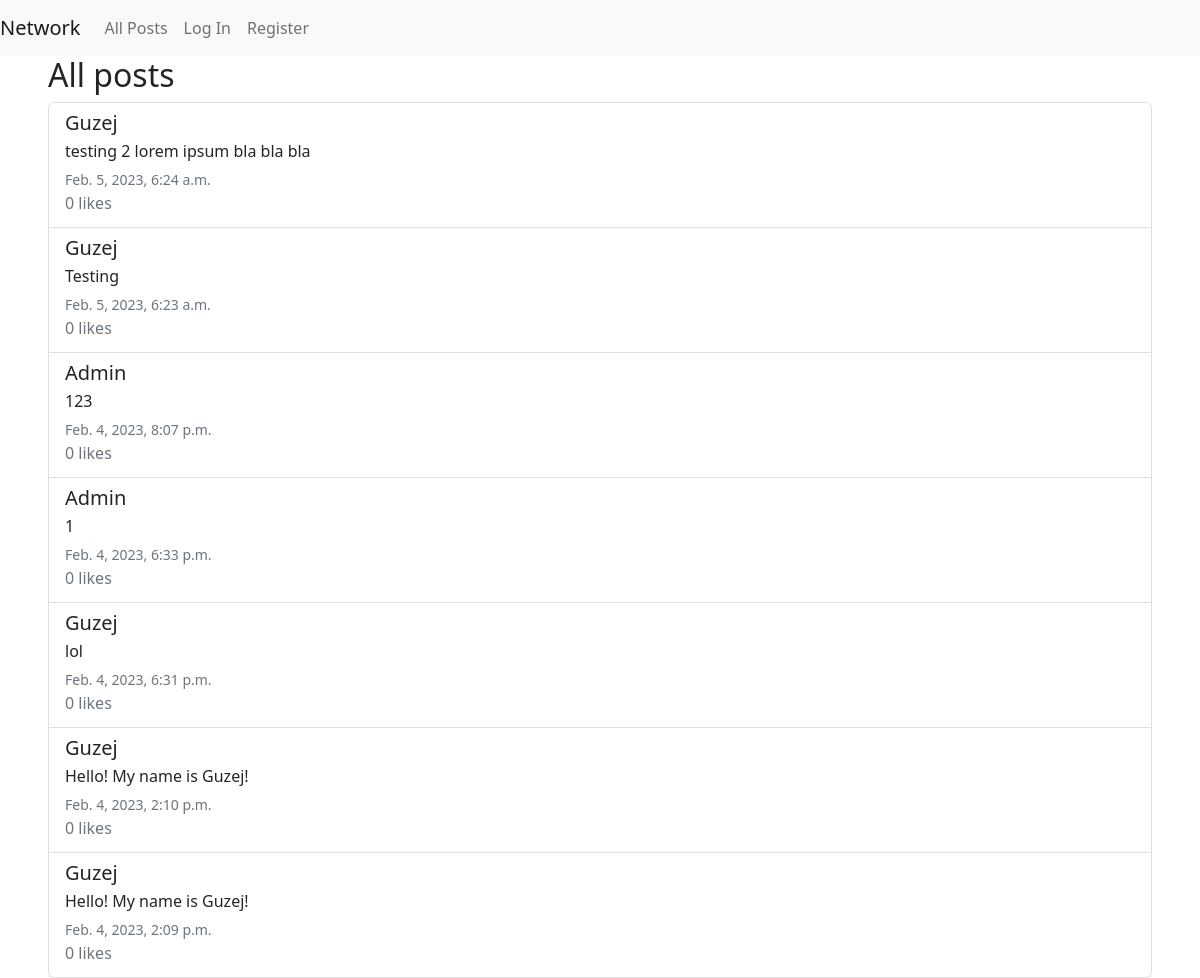
The page / on the database its author committed.
### network/models.py (models this page shows, shortened)
class User(AbstractUser):
    pass

class Post(models.Model):
    author = models.ForeignKey(User, on_delete=models.CASCADE, blank=True, related_name="author")
    content = models.CharField(max_length=280)
    date = models.DateTimeField(auto_now_add=True)
    likes = models.IntegerField(default=0)

### network/views.py (the view)
# urls.py: path("", views.index, name="index"),
def index(request):
    posts = Post.objects.all()
    posts_data = []
    for post in posts:
        posts_data.append({
            "content": post.content,
            "author": post.author,
            "date": post.date,
            "likes": post.likes
        })
    sorted_posts_data = sorted(posts_data, key=lambda x: x["date"], reverse=True)
    if request.method == "POST":
        content = request.POST["new_post"]
        author = request.user
        post = Post(author=author, content=content)
        post.save()
        posts = Post.objects.all()
        posts_data = []
        for post in posts:
            posts_data.append({
                "content": post.content,
                "author": post.author,
                "date": post.date,
                "likes": post.likes
            })
        sorted_posts_data = sorted(posts_data, key=lambda x: x["date"], reverse=True)
        return render(request, "network/index.html", {
            "posts": sorted_posts_data
        })
    else:
        return render(request, "network/index.html", {
            "posts": sorted_posts_data
        })

### network/templates/network/index.html (shortened to what this page needs)
{% extends "network/layout.html" %}
{% block body %}
    <h2>All posts</h2>
    <ul class="list-group">
        {% for post in posts %}
            <li class="list-group-item list-group-item-action">
                <h5 class="mb-1">{{ post.author.username }}</h5>
                <p class="mb-1">{{ post.content }}</p>
                <small class="text-muted">{{ post.date }}</small>
                <p class="mb-1 text-muted">{{ post.likes }} likes</p>
        {% endfor %}
    </ul>
    {% endblock %}

### rows shown on the page
User: author.username "Guzej", content "testing 2 lorem ipsum bla bla bla", date "Feb. 5, 2023, 6:24 a.m.", likes "0", content "Testing", date "Feb. 5, 2023, 6:23 a.m.", content "lol", date "Feb. 4, 2023, 6:31 p.m.", content "Hello! My name is Guzej!", date "Feb. 4, 2023, 2:10 p.m.", date "Feb. 4, 2023, 2:09 p.m."
User: author.username "Admin", content "123", date "Feb. 4, 2023, 8:07 p.m.", likes "0", content "1", date "Feb. 4, 2023, 6:33 p.m."
